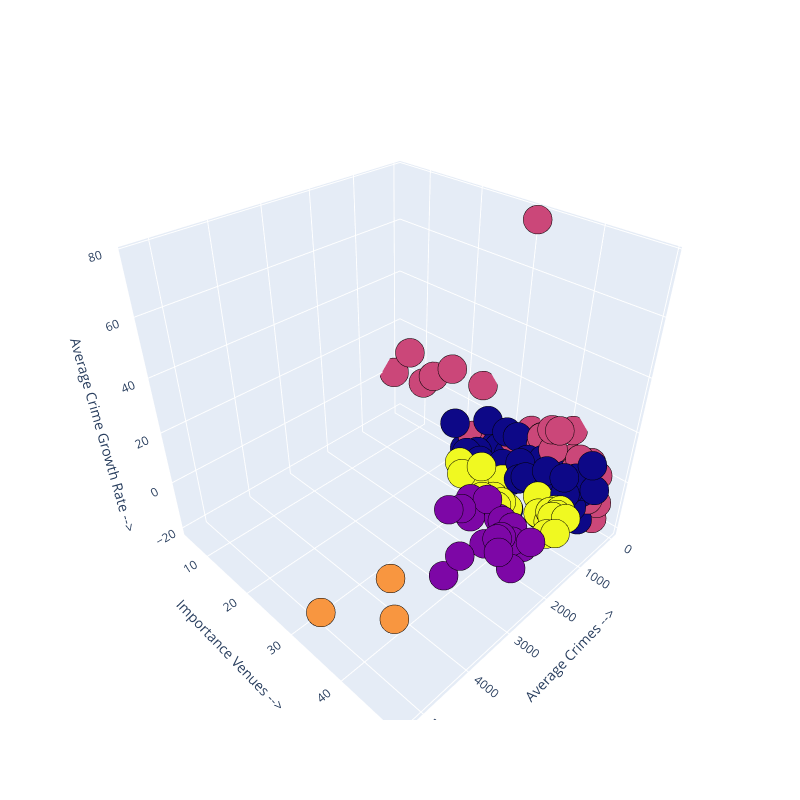

Notebook source saved alongside this figure:
### Markdown cell above
A better look with 3D Scatter visualization.

### Code cell
# 3d scatterplot using plotly
Scene = dict(xaxis=dict(title='Average Crimes -->'),
             yaxis=dict(title='Importance Venues -->'),
             zaxis=dict(title='Average Crime Growth Rate -->'))

labels = df['cluster']
trace = go.Scatter3d(x=df['Average Crimes'],
                     y=df['Importance Venues'],
                     z=df['Average Crime Growth Rate'],
                     mode='markers',
                     marker=dict(color=labels, size=10, line=dict(color='black', width=10)))
layout = go.Layout(margin=dict(l=0, r=0), scene=Scene, height=800, width=800)
data = [trace]
fig = go.Figure(data=data, layout=layout)
fig.show()

### Figure 1 — Plotly figure (JSON) as saved in the notebook; plotly's stock layout.template omitted (floating-point values rounded to 4 significant figures; data arrays with more than 128 entries replaced by an {"elided": "..."} marker saying what was removed)
{"data": [{"marker": {"color": {"elided": "158 int values"}, "line": {"color": "black", "width": 10}, "size": 10}, "mode": "markers", "type": "scatter3d", "x": {"elided": "158 float values"}, "y": {"elided": "158 int values"}, "z": {"elided": "158 float values"}}], "layout": {"height": 800, "margin": {"l": 0, "r": 0}, "scene": {"xaxis": {"title": {"text": "Average Crimes -->"}}, "yaxis": {"title": {"text": "Importance Venues -->"}}, "zaxis": {"title": {"text": "Average Crime Growth Rate -->"}}}, "width": 800}}
